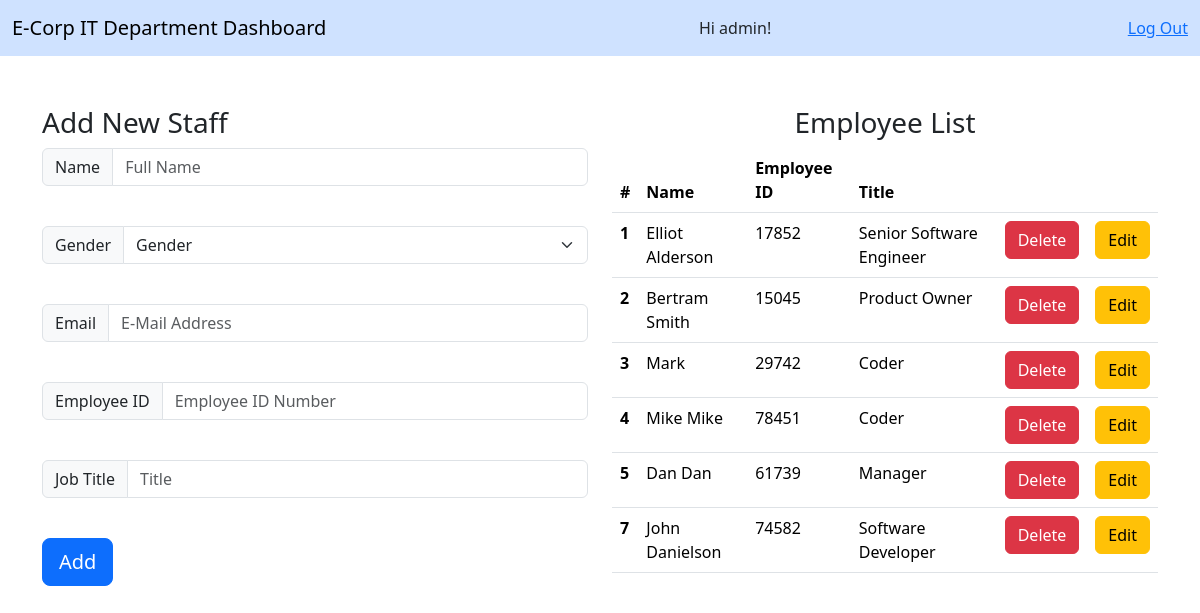
The app's page / (signed in), older data.
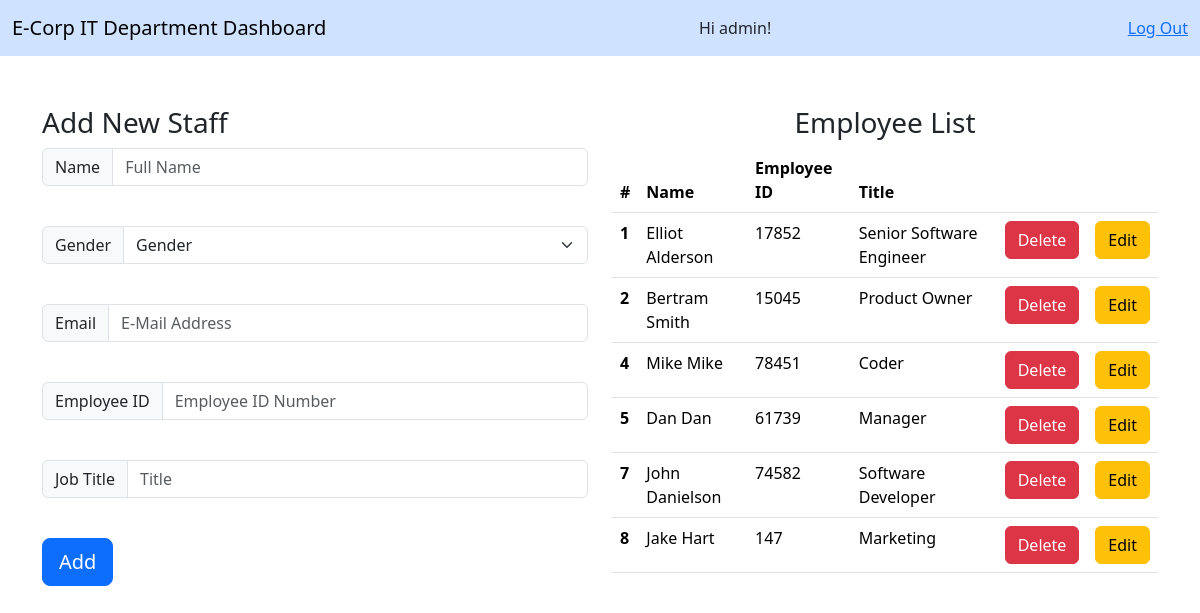
The same page, newer data.
### app/models.py (models this page shows, shortened)
class Employee(models.Model):
    name = models.CharField(max_length=50, blank=False, null=False)
    gender = models.CharField(max_length=50, blank=False, null=False)
    email = models.EmailField(max_length=100, blank=False, null=False)
    number = models.IntegerField()
    title = models.CharField(max_length=75, blank=False, null=False)

### app/views.py (the view)
# urls.py: path('', views.base, name="base"),
def base(request):
    employee_list = Employee.objects.all()
    employee_details = {"employee_list": employee_list}
    return render(request, "base.html", employee_details)

### templates/base.html (shortened to what the changed rows need)
<!DOCTYPE html>
<html lang="en">
    <head>
        <link href="https://cdn.jsdelivr.net/npm/bootstrap@5.3.1/dist/css/bootstrap.min.css" rel="stylesheet">
    </head>
    <body>
        {% if user.is_authenticated %}
            <div class="container" style="margin-top: 50px;">
                <div class="row">
                    <div class="col">
                        <table class="table">
                            <thead>
                                <tr>
                                    <th scope="col">#</th>
                                    <th scope="col">Name</th>
                                    <th scope="col">Employee ID</th>
                                    <th scope="col">Title</th>
                                    <th scope="col"></th>
                                    <th scope="col"></th>
                                </tr>
                            </thead>
                            <tbody>
                                {% for employee in employee_list %}
                                    <tr>
                                        <th scope="row">{{employee.id}}</th>
                                        <td>{{employee.name}}</td>
                                        <td>{{employee.number}}</td>
                                        <td>{{employee.title}}</td>
                                        <td>
                                            <a type="button" class="btn btn-danger" href="/delete/{{employee.id}}">Delete</a>
                                        </td>
                                        <td>
                                            <a type="button" class="btn btn-warning" href="/edit/{{employee.id}}">Edit</a>
                                        </td>
                                    </tr>
                                {% endfor %}
                            </tbody>
                        </table>
                    </div>
                </div>
            </div>
        {% endif %}
    </body>
</html>

Row changes from the older to the newer data that the page shows:
removed Employee: id "3", name "Mark", number "29742", title "Coder"
added Employee: id "8", name "Jake Hart", number "147", title "Marketing"
